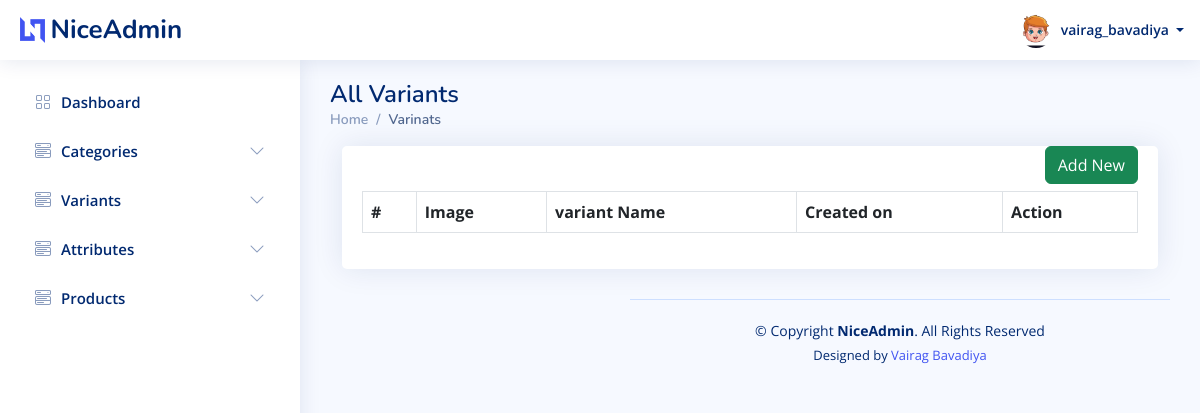
The page /admin/variants/all.php (signed in) on the database as committed earlier.
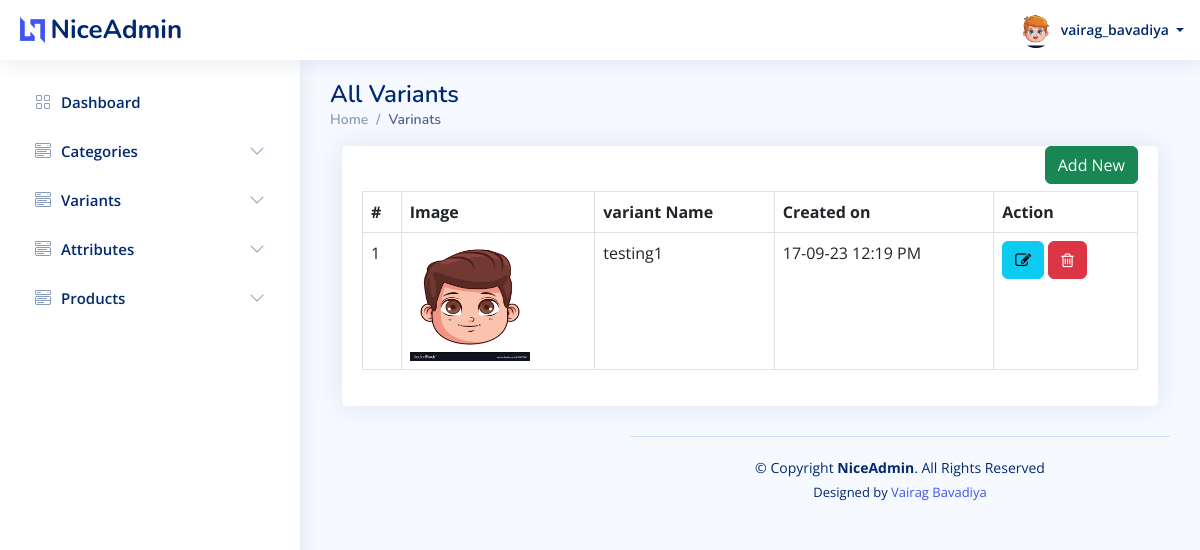
The same page on the database as committed later.
### tables this page shows
CREATE TABLE `variants` (
  `id` int(20) NOT NULL,
  `var_name` varchar(50) NOT NULL,
  `var_image` varchar(100) DEFAULT NULL,
  `price` int(50) NOT NULL,
  `created_at` datetime DEFAULT NULL,
  `updated_at` datetime DEFAULT NULL,
  `created_by` int(20) DEFAULT NULL,
  `updated_by` int(20) DEFAULT NULL,
  `is_active` tinyint(1) NOT NULL
);

### admin/variants/all.php (the view, shortened to what this page needs)
<?php
require('../header.php');
?>
<main id="main" class="main">
    <div class="pagetitle">
        <h1>All Variants</h1>
        <nav>
            <ol class="breadcrumb">
                <li class="breadcrumb-item active"><a href="/e-commerce/admin/dashboard.php">Home</a></li>
                <li class="breadcrumb-item active">Varinats</li>
            </ol>
        </nav>
    </div>
    <section class="content">
        <div class="container-fluid">
            <div class="row">
                <div class="col-lg-12 grid-margin stretch-card">
                    <div class="card">
                        <div class="card-body">
                            <div style="margin-bottom: 45px;">
                                <a href="/e-commerce/admin/variants/create.php" class="btn btn-success" style="float: right; margin-left: 15px;">Add New</a>
                            </div>
                            <table class="table table-bordered datatable" id="table_id">
                                <thead>
                                    <tr>
                                        <th>#</th>
                                        <th>Image</th>
                                        <th>variant Name</th>
                                        <th>Created on</th>
                                        <th>Action</th>
                                    </tr>
                                </thead>
                                <tbody>
                                    <?php
                                    $query = "SELECT id,var_name,var_image,price,created_at from variants ORDER BY id DESC";
                                    if ($result = $conn->query($query)) {
                                        $i = 0;
                                        while ($row = $result->fetch_assoc()) {
                                            $i++;
                                    ?>
                                            <tr>
                                                <td><?php echo $i; ?></td>
                                                <td>
                                                    <?php
                                                    if ($row['var_image'] == "")
                                                        echo "-";
                                                    else { ?>
                                                        <img height="120" width="120" src=" <?php echo $row['var_image']; ?>">
                                                    <?php
                                                    }
                                                    ?>
                                                </td>
                                                <td><?php echo $row['var_name']; ?></td>
                                                <td><?php echo date('d-m-y h:i A', strtotime($row['created_at'])); ?></td>
                                                <td>
                                                    <a class="btn btn-info" href="edit.php?id=<?php echo $row["id"]; ?>"><i class="fa fa-edit"></i></a>
                                                    <a class="btn btn-danger" href="delete.php?id=<?php echo $row["id"]; ?>"><i class="fa fa-trash-o"></i></a>
                                                </td>
                                            </tr>
                                    <?php
                                        }
                                    }
                                    ?>
                                </tbody>
                            </table>
                        </div>
                    </div>
                </div>
            </div>
        </div>
    </section>
    <?php require('../footer.php'); ?>

Rows that differ between the two databases and show on the page:
added variants: var_image (picture), var_name "testing1", created_at "17-09-23 12:19 PM"
